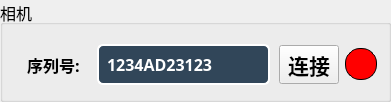
                  <widget class="QGroupBox" name="groupBox_3">
                   <property name="font">
                    <font>
                     <pointsize>12</pointsize>
                    </font>
                   </property>
                   <property name="title">
                    <string>相机</string>
                   </property>
                   <layout class="QHBoxLayout" name="horizontalLayout_47" stretch="5,1,0">
                    <property name="topMargin">
                     <number>16</number>
                    </property>
                    <item>
                     <widget class="QWidget" name="widget_15" native="true">
                      <property name="styleSheet">
                       <string notr="true">font:bold  &quot;Times New Roman&quot;;    
font-family:Microsoft Yahei;
padding:6px;
border:none;
</string>
                      </property>
                      <layout class="QHBoxLayout" name="horizontalLayout_49">
                       <property name="leftMargin">
                        <number>3</number>
                       </property>
                       <property name="topMargin">
                        <number>3</number>
                       </property>
                       <property name="rightMargin">
                        <number>3</number>
                       </property>
                       <property name="bottomMargin">
                        <number>3</number>
                       </property>
                       <item>
                        <widget class="QLabel" name="label_35">
                         <property name="font">
                          <font>
                           <family>Microsoft Yahei</family>
                           <pointsize>12</pointsize>
                           <weight>75</weight>
                           <italic>false</italic>
                           <bold>true</bold>
                          </font>
                         </property>
                         <property name="styleSheet">
                          <string notr="true">font:bold  &quot;Times New Roman&quot;;    
font-family:Microsoft Yahei;
padding:6px;

border:none;
</string>
                         </property>
                         <property name="text">
                          <string>序列号:</string>
                         </property>
                        </widget>
                       </item>
                       <item>
                        <widget class="QLineEdit" name="lineEdit_Camera_Connect_IP">
                         <property name="font">
                          <font>
                           <family>Microsoft Yahei</family>
                           <pointsize>12</pointsize>
                           <weight>75</weight>
                           <italic>false</italic>
                           <bold>true</bold>
                          </font>
                         </property>
                         <property name="styleSheet">
                          <string notr="true">border-radius:6px;
border-width:2px;
border-style:solid;
border-color:white;
background-color:#314659;
color:white;</string>
                         </property>
                         <property name="text">
                          <string>1234AD23123</string>
                         </property>
                        </widget>
                       </item>
                      </layout>
                     </widget>
                    </item>
                    <item alignment="Qt::AlignVCenter">
                     <widget class="QToolButton" name="toolButton_Connect_Camera">
                      <property name="enabled">
                       <bool>true</bool>
                      </property>
                      <property name="sizePolicy">
                       <sizepolicy hsizetype="Minimum" vsizetype="Preferred">
                        <horstretch>0</horstretch>
                        <verstretch>0</verstretch>
                       </sizepolicy>
                      </property>
                      <property name="font">
                       <font>
                        <family>Microsoft Yahei</family>
                        <pointsize>16</pointsize>
                        <weight>75</weight>
                        <italic>false</italic>
                        <bold>true</bold>
                       </font>
                      </property>
                      <property name="mouseTracking">
                       <bool>false</bool>
                      </property>
                      <property name="tabletTracking">
                       <bool>false</bool>
                      </property>
                      <property name="styleSheet">
                       <string notr="true">QToolButton
{
    font-family:Microsoft Yahei;
    color:white;
    background-color:rgb(14 , 150 , 254);
    border-radius:10px;
}

QToolButton:hover
{
    background-color:rgb(44 , 137 , 255);
}

QToolButton:pressed
{
    background-color:rgb(14 , 135 , 228);
    padding-left:3px;
    padding-top:3px;
}
QToolButton:disabled
{
    background-color:grey;
}
border:none;</string>
                      </property>
                      <property name="text">
                       <string>连接</string>
                      </property>
                      <property name="iconSize">
                       <size>
                        <width>0</width>
                        <height>0</height>
                       </size>
                      </property>
                      <property name="toolButtonStyle">
                       <enum>Qt::ToolButtonTextOnly</enum>
                      </property>
                     </widget>
                    </item>
                    <item>
                     <widget class="QLabel" name="label_Connect_Camera">
                      <property name="font">
                       <font>
                        <family>微软雅黑</family>
                        <pointsize>16</pointsize>
                        <weight>75</weight>
                        <bold>true</bold>
                       </font>
                      </property>
                      <property name="styleSheet">
                       <string notr="true">min-width:30px;
min-height:30px;
max-width:30px;
max-height:30px;
border-radius:15px;
border:1px solid black;
background:red</string>
                      </property>
                      <property name="text">
                       <string/>
                      </property>
                     </widget>
                    </item>
                   </layout>
                  </widget>
